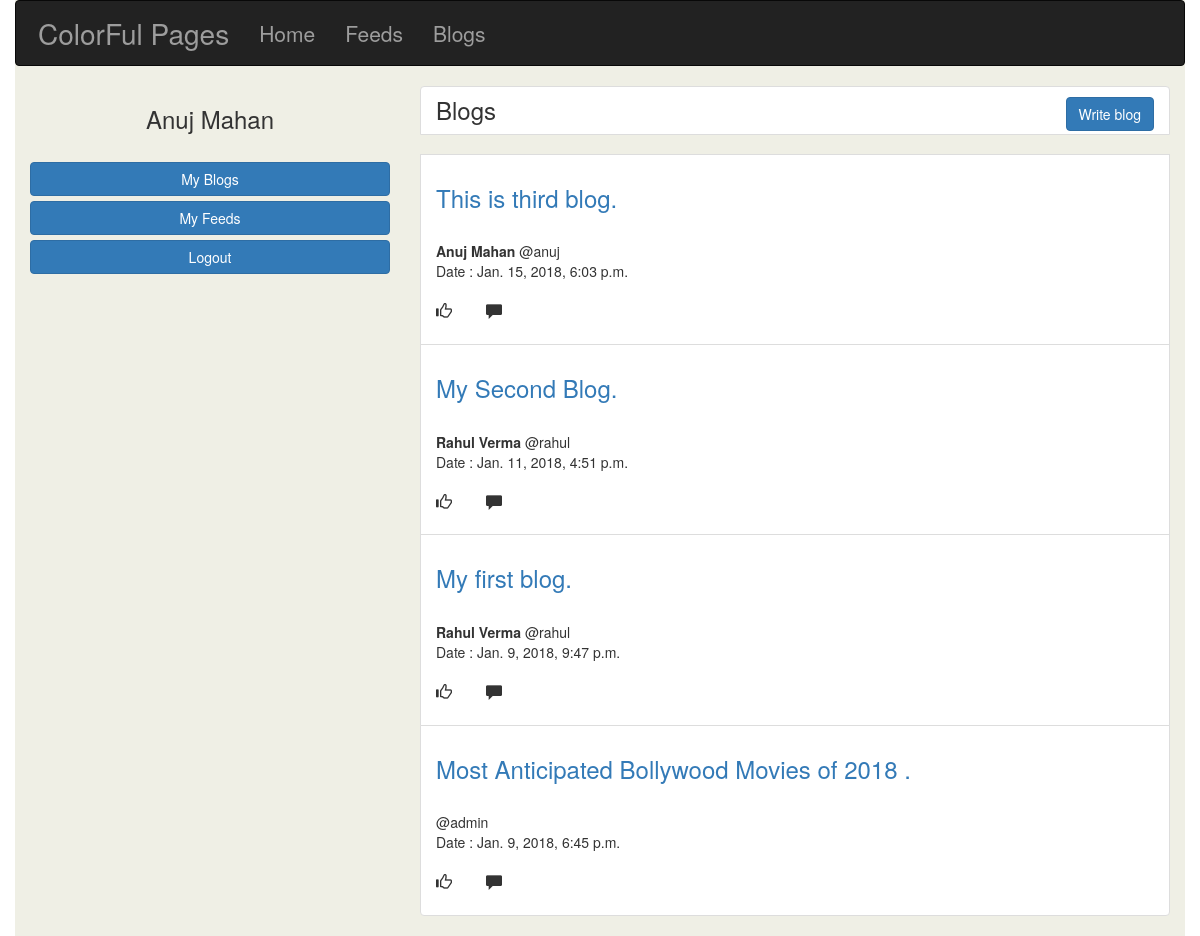
The page / (signed in) on the database its author committed.
### blogs/models.py (models this page shows, shortened)
class Blog(models.Model):
	title = models.CharField(max_length=255, null=False, unique=True)
	user = models.ForeignKey(User, on_delete=models.CASCADE)
	content = models.TextField(max_length=2000)
	create_date = models.DateTimeField(auto_now_add=True)
	likes = models.IntegerField(default=0)
	comments = models.IntegerField(default=0)

### CFPages/views.py (the view)
# urls.py: 2. Add a URL to urlpatterns:  path('', views.home, name='home')
def home(request):
	blogs = Blog.objects.all().order_by('-create_date')
	content = {'blogs': blogs}
	return render(request, 'home.html', content)

### templates/home.html
{% extends 'base.html' %}
{% block body %}
		<ul class="list-group">
			<li class="list-group-item">
				<b class="h3">Blogs</b>
				<a href="/blogs/blog_form/" class="btn btn-primary pull-right" style="color:white;">Write blog</a><br>
			</li><br>
			{% for blog in blogs %}
				<li class="list-group-item">
					<div class="h3">
						<a href="/blogs/{{blog.id}}">{{blog.title}}</a>
				    </div><br>
					<div class="float-right"> <b>{{blog.user.first_name}} {{blog.user.last_name}}</b> @{{blog.user.username}}<br>
					Date : {{blog.create_date}}
					</div><br>
					<div class="float-left">
						<p><span style="display: inline-block; width: 50px;" class="glyphicon glyphicon-thumbs-up"></span><span class="glyphicon glyphicon-comment"></span></p>
					</div>
				</li>
			{% endfor %}
		</ul>
{% endblock %}

### templates/base.html (shortened to what this page needs)
<!DOCTYPE html>
<html>
<head>
	<link rel="stylesheet" href="https://maxcdn.bootstrapcdn.com/bootstrap/3.3.7/css/bootstrap.min.css">
</head>
<body>
	<div class="container" style="background-color: rgba(100,100,0,.1);">
		<div class="row">
			<nav class="navbar navbar-inverse" style="padding: .5em">
				<div class="container-fluid">
				    <div class="navbar-header">
				      <a class="navbar-brand" href="/" style="font-size:2em;">ColorFul Pages</a>
				    </div>
				    <ul class="nav navbar-nav" style="font-size:1.5em;">
				      <li><a href="/">Home</a></li>
				      <li><a href="/feeds/allfeeds">Feeds</a></li>
				      <li><a href="/">Blogs</a></li>
				    </ul>
				</div>
			</nav>
			<div class="col-sm-4">
				{% if user.is_authenticated %}
					<h3 style="text-align: center;">{{ user.first_name }} {{ user.last_name }}</h3>
					<br>
					<a href="/blogs/my_blogs" class="btn btn-primary btn-block" style="color: white">My Blogs</a>
					<a href="/feeds/my_feeds" class="btn btn-primary btn-block" style="color: white">My Feeds</a>
					<a href="/users/logout" class="btn btn-primary btn-block" style="color:white;">Logout</a>
				{% else %}
				    <h3>You are not logged in.</h3>
				    <br>
					<a href="/users/login" class="btn btn-primary btn-block" style="color:white;">Log In</a>
					<br>
					<a href="/users/register/" class="btn btn-primary btn-block" style="color:white;">Sign Up</a><br>
				{% endif %}
			</div>
			<div class="col-sm-8">
				{% block body %}
				{% endblock %}
			</div>
		</div>
	</div>
</body>
</html>

### templates/base.html (style rules this page uses)
p { font-size: 16px; }

### rows shown on the page
Blog: title "This is third blog.", user.first_name "Anuj", user.last_name "Mahan", user.username "anuj", create_date "Jan. 15, 2018, 6:03 p.m."
Blog: title "My Second Blog.", user.first_name "Rahul", user.last_name "Verma", user.username "rahul", create_date "Jan. 11, 2018, 4:51 p.m."
Blog: title "My first blog.", user.first_name "Rahul", user.last_name "Verma", user.username "rahul", create_date "Jan. 9, 2018, 9:47 p.m."
Blog: title "Most Anticipated Bollywood Movies of 2018 .", user.username "admin", create_date "Jan. 9, 2018, 6:45 p.m."

### other values the page prints
{{ user.first_name }} "Anuj"
{{ user.last_name }} "Mahan"
